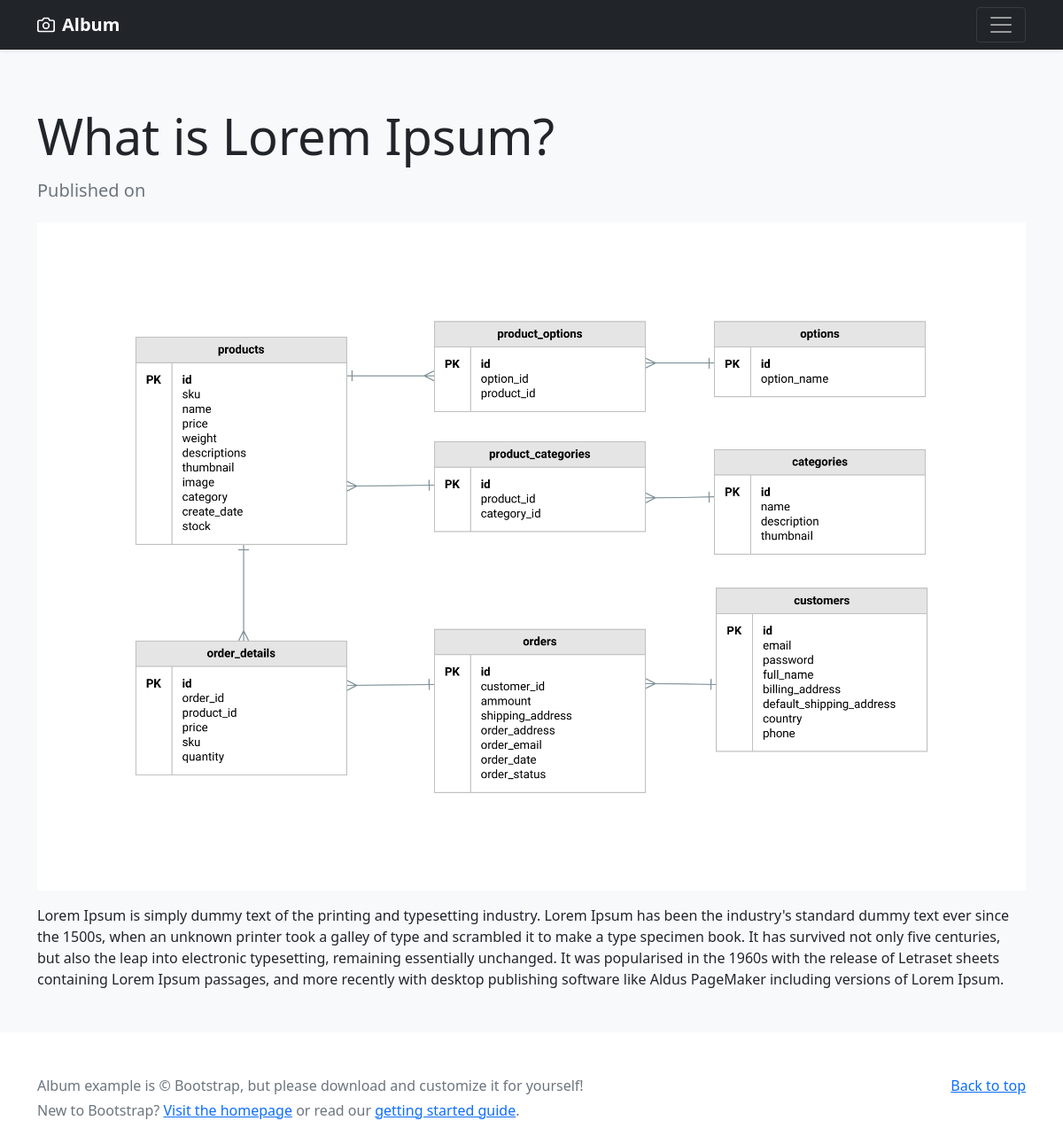
Page /post_detail/1/ on the committed database.
### loginpage/models.py (models this page shows, shortened)
class Post(models.Model):
    title = models.CharField(max_length=200)
    image = models.ImageField(upload_to='images/', default='images/default.jpg')
    text = models.TextField()

### loginpage/views.py (the view)
# urls.py: path('post_detail/<int:pk>/', post_detail, name="page"),
def post_detail(request, pk):
    post = get_object_or_404(Post, pk=pk)
    return render(request, "page.html", {'post': post})

### loginpage/templates/page.html
{% extends 'base.html' %}
{% load static %}
{% block content %}
  <div class="album py-5 bg-light">
    <div class="container">
      <div class="row row-cols-1 row-cols-sm-2 row-cols-md-3 g-3">
          <div class="col-md-12">
            <h3 class="display-4 my-3">{{ post.title }}</h3>
            <h5 class="text-muted">Published on {{ post.created_date }}</h5>
              <img src="/media/{{ post.image }}" class="w-100 my-3">
              <p class="card-text">{{ post.text|safe }}</p>
          </div>
      </div>
    </div>
  </div>
{% endblock %}

### rows in the picture
Post: title "What is Lorem Ipsum?", image (picture), text "Lorem Ipsum is simply dummy text of the printing and typesetting industry. Lorem Ipsum has been the industry's standard dummy text ever since the 1500s, when an unknown printer took a galley of type and scrambled it to make a type specimen book. It has survived not only five centuries, but also the leap into electronic typesetting, remaining essentially unchanged. It was popularised in the 1960s with the release of Letraset sheets containing Lorem Ipsum passages, and more recently with desktop publishing software like Aldus PageMaker including versions of Lorem Ipsum."
